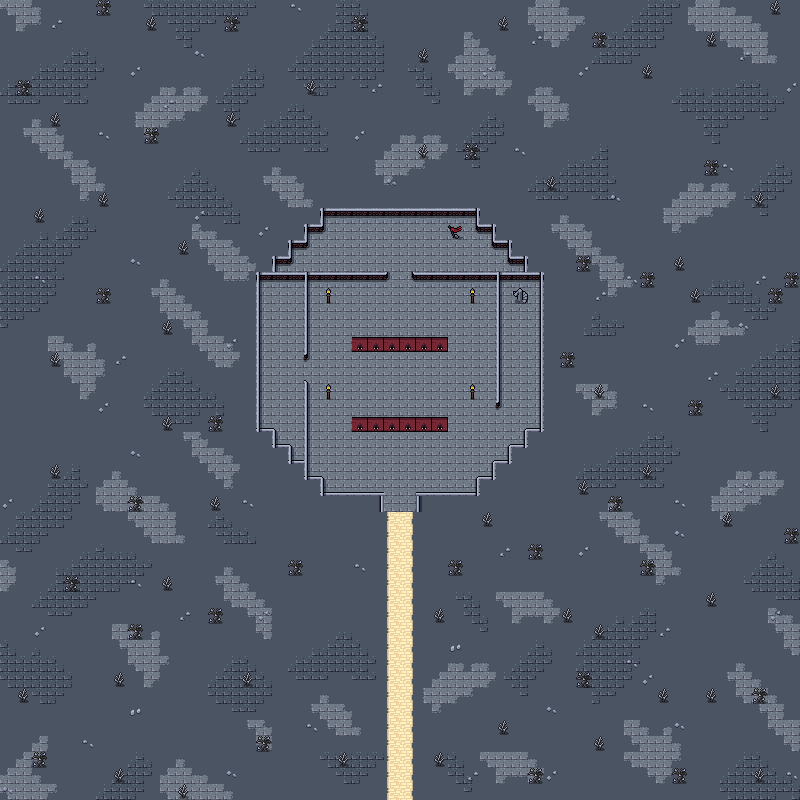

A level layout from a 2D game, rendered from its tile map. Below: a short description, then the map file with tile-grid data replaced by summaries:
An orthogonal 50x50 tile map with 16x16 px tiles, 6 tile layers (Collision, Background, Ground, Walls, ...), 2 tilesets and 7 objects.

<map version="1.5" tiledversion="1.7.2" orientation="orthogonal" renderorder="right-down" width="50" height="50" tilewidth="16" tileheight="16" infinite="0" nextlayerid="9" nextobjectid="61">
 <editorsettings>
  <export target="wastetown..tmx" format="tmx" />
 </editorsettings>
 <tileset firstgid="1" source="../../tileset/main.tsx" />
 <tileset firstgid="3477" source="../../tileset/buildings.tsx" />
 <layer id="6" name="Collision" width="50" height="50">
  <data>[2500 cells, 176 non-empty, 14 distinct tile ids]</data>
 </layer>
 <layer id="1" name="Background" width="50" height="50">
  <data>[2500 cells, 2500 non-empty, 5 distinct tile ids]</data>
 </layer>
 <layer id="8" name="Ground" width="50" height="50">
  <data>[2500 cells, 768 non-empty, 29 distinct tile ids]</data>
 </layer>
 <layer id="2" name="Walls" width="50" height="50">
  <data>[2500 cells, 98 non-empty, 8 distinct tile ids]</data>
 </layer>
 <layer id="7" name="Ornamental Walls" width="50" height="50">
  <data>[2500 cells, 24 non-empty, 2 distinct tile ids]</data>
 </layer>
 <layer id="3" name="Clutter" width="50" height="50">
  <properties>
   <property name="spriteLayer" type="bool" value="true" />
  </properties>
  <data>[2500 cells, 154 non-empty, 11 distinct tile ids]</data>
 </layer>
 <objectgroup id="4" name="Objects">
  <object id="38" template="../../obj/entry_up.tx" x="391.632" y="511.303" />
  <object id="49" template="../../obj/entry_down.tx" x="513.654" y="304.89">
   <properties>
    <property name="teleport" value="maps/map/fort_11B.tmx" />
   </properties>
  </object>
  <object id="56" template="../../obj/enemy.tx" x="391.848" y="282.871">
   <properties>
    <property name="enemy" value="Death Knight" />
   </properties>
  </object>
  <object id="57" template="../../obj/enemy.tx" x="297.833" y="378.371">
   <properties>
    <property name="enemy" value="Dark Knight" />
   </properties>
  </object>
  <object id="58" template="../../obj/treasure.tx" x="337" y="243.333" />
  <object id="59" template="../../obj/gold.tx" x="275.167" y="295.667" />
  <object id="60" template="../../obj/enemy.tx" x="390.75" y="470.75">
   <properties>
    <property name="enemy" value="Skeleton Soldier" />
   </properties>
  </object>
 </objectgroup>
</map>
